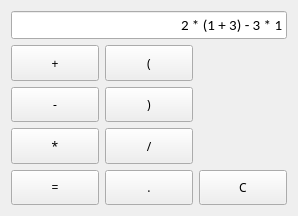
<?xml version="1.0" encoding="UTF-8"?>
<ui version="4.0">
 <class>CalcWidget</class>
 <widget class="QWidget" name="CalcWidget">
  <property name="geometry">
   <rect>
    <x>0</x>
    <y>0</y>
    <width>298</width>
    <height>216</height>
   </rect>
  </property>
  <property name="sizePolicy">
   <sizepolicy hsizetype="Fixed" vsizetype="Fixed">
    <horstretch>0</horstretch>
    <verstretch>0</verstretch>
   </sizepolicy>
  </property>
  <property name="font">
   <font>
    <family>Arial Black</family>
   </font>
  </property>
  <property name="windowTitle">
   <string>CalcWidget</string>
  </property>
  <property name="autoFillBackground">
   <bool>false</bool>
  </property>
  <layout class="QGridLayout" name="gridLayout_2">
   <item row="0" column="0">
    <widget class="QLineEdit" name="lineEdit">
     <property name="sizePolicy">
      <sizepolicy hsizetype="Expanding" vsizetype="Maximum">
       <horstretch>0</horstretch>
       <verstretch>0</verstretch>
      </sizepolicy>
     </property>
     <property name="font">
      <font>
       <family>Calibri</family>
       <pointsize>11</pointsize>
       <weight>50</weight>
       <italic>false</italic>
       <bold>false</bold>
       <underline>false</underline>
       <stylestrategy>PreferAntialias</stylestrategy>
       <kerning>true</kerning>
      </font>
     </property>
     <property name="text">
      <string notr="true">2 * (1 + 3) - 3 * 1</string>
     </property>
     <property name="maxLength">
      <number>120</number>
     </property>
     <property name="alignment">
      <set>Qt::AlignRight|Qt::AlignTrailing|Qt::AlignVCenter</set>
     </property>
     <property name="readOnly">
      <bool>false</bool>
     </property>
     <property name="placeholderText">
      <string notr="true"/>
     </property>
    </widget>
   </item>
   <item row="1" column="0">
    <layout class="QGridLayout" name="gridLayout">
     <item row="0" column="0">
      <widget class="QPushButton" name="btnPlus">
       <property name="sizePolicy">
        <sizepolicy hsizetype="Expanding" vsizetype="Expanding">
         <horstretch>0</horstretch>
         <verstretch>0</verstretch>
        </sizepolicy>
       </property>
       <property name="minimumSize">
        <size>
         <width>30</width>
         <height>30</height>
        </size>
       </property>
       <property name="maximumSize">
        <size>
         <width>177</width>
         <height>145</height>
        </size>
       </property>
       <property name="text">
        <string>+</string>
       </property>
      </widget>
     </item>
     <item row="0" column="1">
      <widget class="QPushButton" name="btnOpen">
       <property name="sizePolicy">
        <sizepolicy hsizetype="Expanding" vsizetype="Expanding">
         <horstretch>0</horstretch>
         <verstretch>0</verstretch>
        </sizepolicy>
       </property>
       <property name="minimumSize">
        <size>
         <width>30</width>
         <height>30</height>
        </size>
       </property>
       <property name="maximumSize">
        <size>
         <width>177</width>
         <height>145</height>
        </size>
       </property>
       <property name="text">
        <string>(</string>
       </property>
      </widget>
     </item>
     <item row="1" column="0">
      <widget class="QPushButton" name="btnMinus">
       <property name="sizePolicy">
        <sizepolicy hsizetype="Expanding" vsizetype="Expanding">
         <horstretch>0</horstretch>
         <verstretch>0</verstretch>
        </sizepolicy>
       </property>
       <property name="minimumSize">
        <size>
         <width>30</width>
         <height>30</height>
        </size>
       </property>
       <property name="maximumSize">
        <size>
         <width>177</width>
         <height>145</height>
        </size>
       </property>
       <property name="text">
        <string>-</string>
       </property>
      </widget>
     </item>
     <item row="1" column="1">
      <widget class="QPushButton" name="btnClose">
       <property name="sizePolicy">
        <sizepolicy hsizetype="Expanding" vsizetype="Expanding">
         <horstretch>0</horstretch>
         <verstretch>0</verstretch>
        </sizepolicy>
       </property>
       <property name="minimumSize">
        <size>
         <width>30</width>
         <height>30</height>
        </size>
       </property>
       <property name="maximumSize">
        <size>
         <width>177</width>
         <height>145</height>
        </size>
       </property>
       <property name="text">
        <string>)</string>
       </property>
      </widget>
     </item>
     <item row="2" column="0">
      <widget class="QPushButton" name="btnMult">
       <property name="sizePolicy">
        <sizepolicy hsizetype="Expanding" vsizetype="Expanding">
         <horstretch>0</horstretch>
         <verstretch>0</verstretch>
        </sizepolicy>
       </property>
       <property name="minimumSize">
        <size>
         <width>30</width>
         <height>30</height>
        </size>
       </property>
       <property name="maximumSize">
        <size>
         <width>177</width>
         <height>145</height>
        </size>
       </property>
       <property name="text">
        <string>*</string>
       </property>
      </widget>
     </item>
     <item row="2" column="1">
      <widget class="QPushButton" name="btnDivide">
       <property name="sizePolicy">
        <sizepolicy hsizetype="Expanding" vsizetype="Expanding">
         <horstretch>0</horstretch>
         <verstretch>0</verstretch>
        </sizepolicy>
       </property>
       <property name="minimumSize">
        <size>
         <width>30</width>
         <height>30</height>
        </size>
       </property>
       <property name="maximumSize">
        <size>
         <width>177</width>
         <height>145</height>
        </size>
       </property>
       <property name="text">
        <string>/</string>
       </property>
      </widget>
     </item>
     <item row="3" column="0">
      <widget class="QPushButton" name="btnEquals">
       <property name="sizePolicy">
        <sizepolicy hsizetype="Expanding" vsizetype="Expanding">
         <horstretch>0</horstretch>
         <verstretch>0</verstretch>
        </sizepolicy>
       </property>
       <property name="minimumSize">
        <size>
         <width>30</width>
         <height>30</height>
        </size>
       </property>
       <property name="maximumSize">
        <size>
         <width>177</width>
         <height>145</height>
        </size>
       </property>
       <property name="text">
        <string>=</string>
       </property>
      </widget>
     </item>
     <item row="3" column="1">
      <widget class="QPushButton" name="btnDot">
       <property name="sizePolicy">
        <sizepolicy hsizetype="Expanding" vsizetype="Expanding">
         <horstretch>0</horstretch>
         <verstretch>0</verstretch>
        </sizepolicy>
       </property>
       <property name="minimumSize">
        <size>
         <width>30</width>
         <height>30</height>
        </size>
       </property>
       <property name="maximumSize">
        <size>
         <width>177</width>
         <height>145</height>
        </size>
       </property>
       <property name="text">
        <string>.</string>
       </property>
      </widget>
     </item>
     <item row="3" column="3">
      <widget class="QPushButton" name="btnClear">
       <property name="sizePolicy">
        <sizepolicy hsizetype="Expanding" vsizetype="Expanding">
         <horstretch>0</horstretch>
         <verstretch>0</verstretch>
        </sizepolicy>
       </property>
       <property name="minimumSize">
        <size>
         <width>30</width>
         <height>30</height>
        </size>
       </property>
       <property name="maximumSize">
        <size>
         <width>177</width>
         <height>145</height>
        </size>
       </property>
       <property name="text">
        <string>C</string>
       </property>
      </widget>
     </item>
    </layout>
   </item>
  </layout>
 </widget>
 <layoutdefault spacing="6" margin="11"/>
 <resources/>
 <connections/>
</ui>
